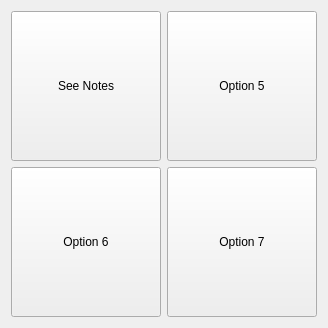
      <widget class="QWidget" name="assistFunctionsPage">
       <layout class="QGridLayout" name="gridLayout_6">
        <item row="0" column="0">
         <widget class="QPushButton" name="seeNotesButton_4">
          <property name="minimumSize">
           <size>
            <width>150</width>
            <height>150</height>
           </size>
          </property>
          <property name="maximumSize">
           <size>
            <width>150</width>
            <height>150</height>
           </size>
          </property>
          <property name="text">
           <string>See Notes</string>
          </property>
          <property name="checkable">
           <bool>true</bool>
          </property>
         </widget>
        </item>
        <item row="0" column="1">
         <widget class="QPushButton" name="option5Button_4">
          <property name="minimumSize">
           <size>
            <width>150</width>
            <height>150</height>
           </size>
          </property>
          <property name="maximumSize">
           <size>
            <width>150</width>
            <height>150</height>
           </size>
          </property>
          <property name="text">
           <string>Option 5</string>
          </property>
          <property name="checkable">
           <bool>true</bool>
          </property>
         </widget>
        </item>
        <item row="1" column="0">
         <widget class="QPushButton" name="option6Button_4">
          <property name="minimumSize">
           <size>
            <width>150</width>
            <height>150</height>
           </size>
          </property>
          <property name="maximumSize">
           <size>
            <width>150</width>
            <height>150</height>
           </size>
          </property>
          <property name="text">
           <string>Option 6</string>
          </property>
          <property name="checkable">
           <bool>true</bool>
          </property>
         </widget>
        </item>
        <item row="1" column="1">
         <widget class="QPushButton" name="option7Button_4">
          <property name="minimumSize">
           <size>
            <width>150</width>
            <height>150</height>
           </size>
          </property>
          <property name="maximumSize">
           <size>
            <width>150</width>
            <height>150</height>
           </size>
          </property>
          <property name="text">
           <string>Option 7</string>
          </property>
          <property name="checkable">
           <bool>true</bool>
          </property>
         </widget>
        </item>
       </layout>
      </widget>
